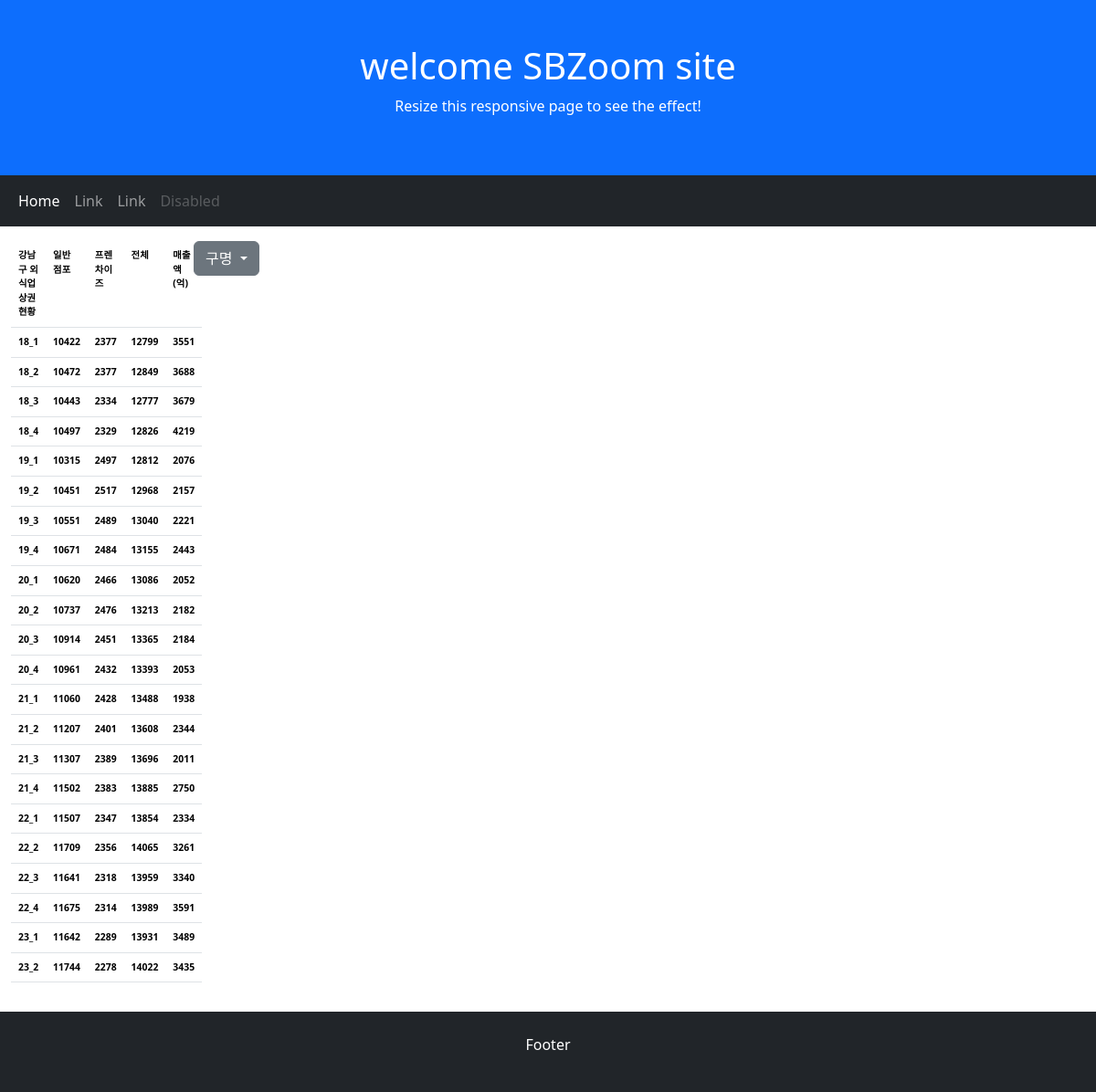
Page /SBZoom/kangnam/eatOut on the committed database.
### kangnam/models.py (models this page shows, shortened)
class GuModel(models.Model):
      guName = models.CharField(max_length=100)
      code = models.CharField(max_length=10)
      quarter = models.CharField(max_length=20)
      ilban = models.DecimalField(max_digits=10,decimal_places=0)
      franchise= models.DecimalField(max_digits=10,decimal_places=0)
      total = models.DecimalField(max_digits=10,decimal_places=0)
      sales = models.DecimalField(max_digits=10,decimal_places=0)

### kangnam/views.py (the view)
# urls.py: path("eatOut", views.eatOut, name="eatOut"),
def eatOut(request):
    q=GuModel.objects.filter(Q(code="E"))
    qlist =[str(a.quarter) for a in q ]
    ilban =[int(a.ilban) for a in q]
    franchise =[int(a.franchise) for a in q]
    total=[int(a.total) for a in q]
    sales=[int(a.sales) for a in q]
    title=['강남구 외식업 상권 현황','일반 점포','프렌차이즈','전체','매출액(억)']
    ana_zip = list(zip(qlist,ilban,franchise,total,sales))
    return render(request, 'kangnam/eatOut.html', {'guzip':guzip,'title':title, 'qlist':qlist, 'ilban':ilban,'franchise':franchise,'total':total,'sales':sales,'ana_zip':ana_zip,'menuzip':menuzip})

### kangnam/templates/kangnam/eatOut.html (shortened to what this page needs)
{% extends 'base.html'%}
{% load static %}

### dobong/templates/base.html (shortened to what this page needs)
{% load static %}
<!DOCTYPE html>
<html lang="en">
<head>
  <link href="https://cdn.jsdelivr.net/npm/bootstrap@5.3.2/dist/css/bootstrap.min.css" rel="stylesheet">
</head>
<body>
<div class="p-5 bg-primary text-white text-center">
  <h1>welcome SBZoom site</h1>
  <p>Resize this responsive page to see the effect!</p>
</div>
<nav class="navbar navbar-expand-sm bg-dark navbar-dark">
  <div class="container-fluid">
    <ul class="navbar-nav">
      <li class="nav-item">
        <a class="nav-link active" href="/SBZoom">Home</a>
      </li>
      <li class="nav-item">
        <a class="nav-link" href="#">Link</a>
      </li>
      <li class="nav-item">
        <a class="nav-link" href="#">Link</a>
      </li>
      <li class="nav-item">
        <a class="nav-link disabled" href="#">Disabled</a>
      </li>
    </ul>
  </div>
</nav>
<div class="container-fluid mt-3">
    <div class="row">
      <div class="col-sm-2">
        <table class="table" style="font-size:0.65rem; font-weight:bold;">
          <tr'>
           {% for t in title %}
           <td>{{t}}</td>
           {% endfor %}
          {% for gigan,ilban, franchise, total, sale in ana_zip %}
          <tr>
            <td>{{gigan}} </td><td>{{ilban}}</td><td>{{franchise}} </td><td>{{total}}</td><td>{{sale}}</td>
          </tr>
          {% endfor %}
        </table>
      </div>
      <div class="btn-group col-sm-1">
        <div class="dropdown">
           <a class="btn btn-secondary dropdown-toggle" href="#" role="button" id="dropdownMenuLink" data-bs-toggle="dropdown" aria-expanded="false">
            구명
           </a>
        </div>
      </div>
    </div>
</div>
<div class="container-fluid mt-3 p-4 bg-dark text-white text-center">
  <p>Footer</p>
</div>
</body>
</html>

### dobong/templates/base.html (style rules this page uses)
a { text-decoration:none; }

### rows in the picture
GuModel: quarter "18_1", ilban "10422", franchise "2377", total "12799", sales "3551"
GuModel: quarter "18_2", ilban "10472", franchise "2377", total "12849", sales "3688"
GuModel: quarter "18_3", ilban "10443", franchise "2334", total "12777", sales "3679"
GuModel: quarter "18_4", ilban "10497", franchise "2329", total "12826", sales "4219"
GuModel: quarter "19_1", ilban "10315", franchise "2497", total "12812", sales "2076"
GuModel: quarter "19_2", ilban "10451", franchise "2517", total "12968", sales "2157"
GuModel: quarter "19_3", ilban "10551", franchise "2489", total "13040", sales "2221"
GuModel: quarter "19_4", ilban "10671", franchise "2484", total "13155", sales "2443"
GuModel: quarter "20_1", ilban "10620", franchise "2466", total "13086", sales "2052"
GuModel: quarter "20_2", ilban "10737", franchise "2476", total "13213", sales "2182"
GuModel: quarter "20_3", ilban "10914", franchise "2451", total "13365", sales "2184"
GuModel: quarter "20_4", ilban "10961", franchise "2432", total "13393", sales "2053"
GuModel: quarter "21_1", ilban "11060", franchise "2428", total "13488", sales "1938"
GuModel: quarter "21_2", ilban "11207", franchise "2401", total "13608", sales "2344"
GuModel: quarter "21_3", ilban "11307", franchise "2389", total "13696", sales "2011"
GuModel: quarter "21_4", ilban "11502", franchise "2383", total "13885", sales "2750"
GuModel: quarter "22_1", ilban "11507", franchise "2347", total "13854", sales "2334"
GuModel: quarter "22_2", ilban "11709", franchise "2356", total "14065", sales "3261"
GuModel: quarter "22_3", ilban "11641", franchise "2318", total "13959", sales "3340"
GuModel: quarter "22_4", ilban "11675", franchise "2314", total "13989", sales "3591"
GuModel: quarter "23_1", ilban "11642", franchise "2289", total "13931", sales "3489"
GuModel: quarter "23_2", ilban "11744", franchise "2278", total "14022", sales "3435"

### other values in the picture
{{ t }} "강남구 외식업 상권 현황" "일반 점포" "프렌차이즈" "전체" "매출액(억)"
